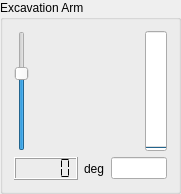
        <widget class="QGroupBox" name="groupBox_8">
         <property name="geometry">
          <rect>
           <x>15</x>
           <y>337</y>
           <width>181</width>
           <height>191</height>
          </rect>
         </property>
         <property name="sizePolicy">
          <sizepolicy hsizetype="Preferred" vsizetype="Preferred">
           <horstretch>1</horstretch>
           <verstretch>1</verstretch>
          </sizepolicy>
         </property>
         <property name="focusPolicy">
          <enum>Qt::NoFocus</enum>
         </property>
         <property name="title">
          <string>Excavation Arm</string>
         </property>
         <layout class="QGridLayout" name="gridLayout_5">
          <item row="0" column="2">
           <widget class="LedIndicator" name="ledIndicator_ExcavationArmExtendRight" native="true">
            <property name="enabled">
             <bool>true</bool>
            </property>
            <property name="minimumSize">
             <size>
              <width>42</width>
              <height>120</height>
             </size>
            </property>
            <property name="maximumSize">
             <size>
              <width>16777215</width>
              <height>16777215</height>
             </size>
            </property>
           </widget>
          </item>
          <item row="0" column="0">
           <widget class="QSlider" name="slider_ExcavationArm">
            <property name="focusPolicy">
             <enum>Qt::NoFocus</enum>
            </property>
            <property name="minimum">
             <number>-50</number>
            </property>
            <property name="maximum">
             <number>100</number>
            </property>
            <property name="value">
             <number>50</number>
            </property>
            <property name="sliderPosition">
             <number>50</number>
            </property>
            <property name="orientation">
             <enum>Qt::Vertical</enum>
            </property>
           </widget>
          </item>
          <item row="0" column="3">
           <widget class="QProgressBar" name="progressBar_ExcavationArm">
            <property name="focusPolicy">
             <enum>Qt::NoFocus</enum>
            </property>
            <property name="layoutDirection">
             <enum>Qt::LeftToRight</enum>
            </property>
            <property name="maximum">
             <number>1024</number>
            </property>
            <property name="value">
             <number>0</number>
            </property>
            <property name="textVisible">
             <bool>true</bool>
            </property>
            <property name="orientation">
             <enum>Qt::Vertical</enum>
            </property>
            <property name="textDirection">
             <enum>QProgressBar::TopToBottom</enum>
            </property>
           </widget>
          </item>
          <item row="3" column="0" colspan="4">
           <layout class="QHBoxLayout" name="horizontalLayout_12">
            <item>
             <widget class="QLCDNumber" name="lcdNumber_ExcavationArm">
              <property name="focusPolicy">
               <enum>Qt::NoFocus</enum>
              </property>
              <property name="smallDecimalPoint">
               <bool>false</bool>
              </property>
              <property name="segmentStyle">
               <enum>QLCDNumber::Flat</enum>
              </property>
              <property name="value" stdset="0">
               <double>0.000000000000000</double>
              </property>
             </widget>
            </item>
            <item>
             <widget class="QLabel" name="label_15">
              <property name="focusPolicy">
               <enum>Qt::NoFocus</enum>
              </property>
              <property name="text">
               <string>deg</string>
              </property>
             </widget>
            </item>
            <item>
             <widget class="IntEdit" name="lineEdit_ExcavationArm"/>
            </item>
           </layout>
          </item>
          <item row="0" column="1">
           <widget class="LedIndicator" name="ledIndicator_ExcavationArmExtendLeft" native="true">
            <property name="enabled">
             <bool>true</bool>
            </property>
            <property name="minimumSize">
             <size>
              <width>0</width>
              <height>0</height>
             </size>
            </property>
            <property name="maximumSize">
             <size>
              <width>16777215</width>
              <height>16777215</height>
             </size>
            </property>
           </widget>
          </item>
         </layout>
        </widget>
